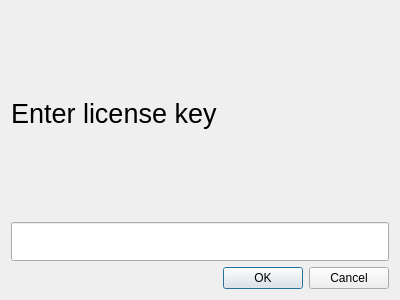
<?xml version="1.0" encoding="UTF-8"?>
<ui version="4.0">
 <class>InsertKeyDialog</class>
 <widget class="QDialog" name="InsertKeyDialog">
  <property name="geometry">
   <rect>
    <x>0</x>
    <y>0</y>
    <width>400</width>
    <height>300</height>
   </rect>
  </property>
  <property name="windowTitle">
   <string>Dialog</string>
  </property>
  <layout class="QVBoxLayout" name="verticalLayout">
   <item>
    <widget class="QLabel" name="label">
     <property name="font">
      <font>
       <pointsize>20</pointsize>
      </font>
     </property>
     <property name="text">
      <string>Enter license key</string>
     </property>
    </widget>
   </item>
   <item>
    <widget class="QLineEdit" name="lineEdit">
     <property name="font">
      <font>
       <pointsize>20</pointsize>
      </font>
     </property>
     <property name="text">
      <string/>
     </property>
    </widget>
   </item>
   <item>
    <widget class="QDialogButtonBox" name="buttonBox">
     <property name="orientation">
      <enum>Qt::Horizontal</enum>
     </property>
     <property name="standardButtons">
      <set>QDialogButtonBox::Cancel|QDialogButtonBox::Ok</set>
     </property>
    </widget>
   </item>
  </layout>
 </widget>
 <resources/>
 <connections>
  <connection>
   <sender>buttonBox</sender>
   <signal>accepted()</signal>
   <receiver>InsertKeyDialog</receiver>
   <slot>accept()</slot>
   <hints>
    <hint type="sourcelabel">
     <x>248</x>
     <y>254</y>
    </hint>
    <hint type="destinationlabel">
     <x>157</x>
     <y>274</y>
    </hint>
   </hints>
  </connection>
  <connection>
   <sender>buttonBox</sender>
   <signal>rejected()</signal>
   <receiver>InsertKeyDialog</receiver>
   <slot>reject()</slot>
   <hints>
    <hint type="sourcelabel">
     <x>316</x>
     <y>260</y>
    </hint>
    <hint type="destinationlabel">
     <x>286</x>
     <y>274</y>
    </hint>
   </hints>
  </connection>
 </connections>
</ui>
